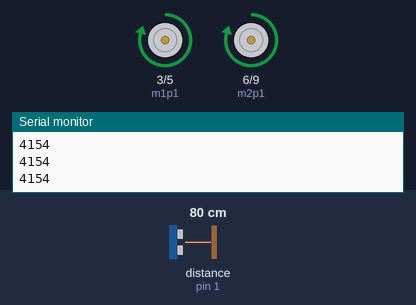
Recording of a sketch running on a simulated Arduino Uno, built with avr-gcc and run on an emulated ATmega328P. Parts: motor-driver pin pairs drawn as motors (green arrow = first pin HIGH = forward, orange = second pin HIGH = backward, longer = more drive), the last lines printed to the serial monitor. Wiring (inferred from the names in the program): ultrasonic range finder: trigger pin 2; echo pin 1. The test bench sets the inputs (shaded band); at power-on: distance to the obstacle (sensor on pin 1) 80 cm. The echo pulse lasts 58.3 µs per cm.

Above: at 1.2 s.
1.3 s: distance to the obstacle (sensor on pin 1) set to 60 cm
At 1.6 s:
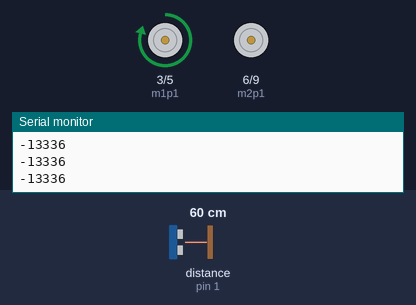
2.8 s: distance to the obstacle (sensor on pin 1) set to 40 cm
4.3 s: distance to the obstacle (sensor on pin 1) set to 33 cm
At 5.2 s:
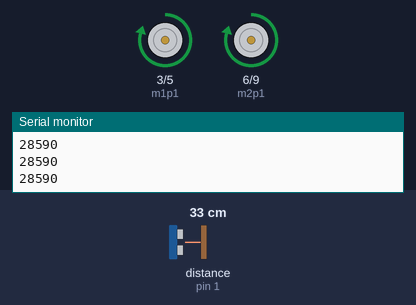
5.8 s: distance to the obstacle (sensor on pin 1) set to 120 cm
At 6.1 s:
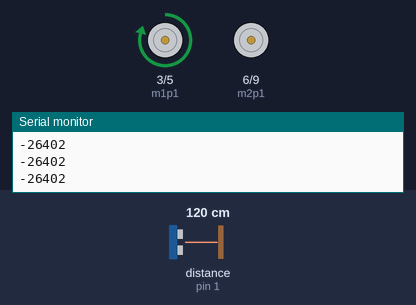
Timing chart, 0 to 8.3 s (numbered marks = the images above; inputs shaded):
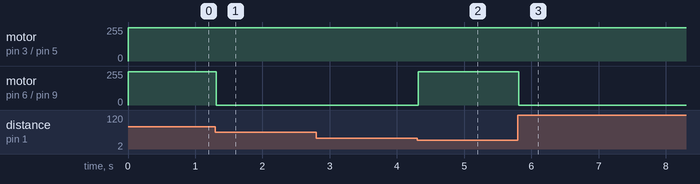

The sketch:

kl21.ino
```cpp
int x;//زمان
int z;//فاصله
int echo=1;
int trig=2;
int m1p1=3;
int m1p2=5;
int m2p1=6;
int m2p2=9;

void setup() {
pinMode(echo,INPUT);
pinMode(trig,OUTPUT);
Serial.begin(9600);
}

void loop() {
digitalWrite(trig,1);
delayMicroseconds(10);
digitalWrite(trig,0);
z=pulseIn(echo,1);
x=z*(0,017);
Serial.println(x);

if(x>10){
  analogWrite(m1p1,250);
  analogWrite(m1p2,0);
  analogWrite(m2p1,250);
  analogWrite(m2p2,0);
}
if(x<10){
  analogWrite(m1p1,250);
  analogWrite(m1p2,0);
  analogWrite(m2p1,0);
  analogWrite(m2p2,0);
}
}
```

Measured:
- the behaviour switches between 38 and 37 cm on distance to the obstacle (sensor on pin 1) (found by bisection; images 1 and 2)
- after the input at 1.3 s, motor on pin 6 (m2p1) / pin 9 (m2p2): forward 250/255 → stopped at once
- after the input at 4.3 s, motor on pin 6 (m2p1) / pin 9 (m2p2): stopped → forward 250/255 at once
- after the input at 5.8 s, motor on pin 6 (m2p1) / pin 9 (m2p2): forward 250/255 → stopped at once
